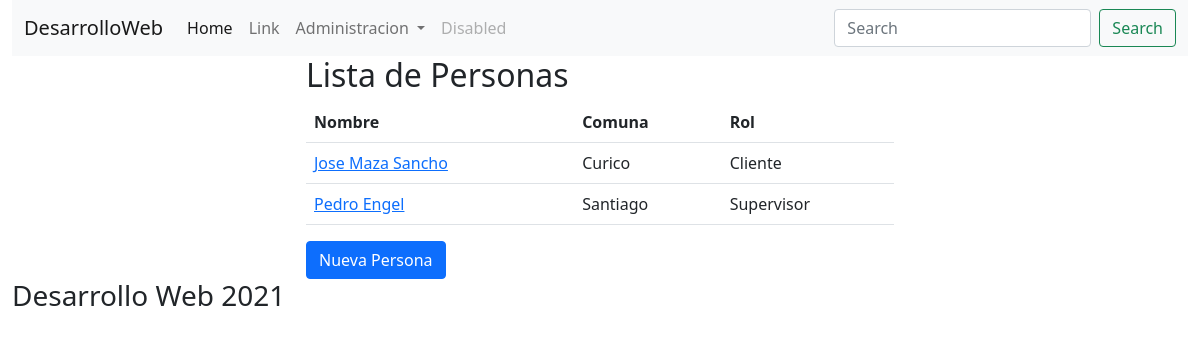
Page /personas/index.php on the committed database.
### tables this page shows
CREATE TABLE `personas` (
  `id` int NOT NULL AUTO_INCREMENT,
  `nombre` varchar(255) NOT NULL,
  `rut` varchar(20) NOT NULL,
  `email` varchar(255) NOT NULL,
  `direccion` varchar(255) NOT NULL,
  `fecha_nac` date NOT NULL,
  `telefono` int NOT NULL,
  `rol_id` int NOT NULL,
  `comuna_id` int NOT NULL,
  `created_at` datetime DEFAULT NULL,
  `updated_at` datetime DEFAULT NULL,
  PRIMARY KEY (`id`),
  KEY `rol_id` (`rol_id`),
  KEY `comuna_id` (`comuna_id`),
  CONSTRAINT `personas_ibfk_1` FOREIGN KEY (`rol_id`) REFERENCES `roles` (`id`),
  CONSTRAINT `personas_ibfk_2` FOREIGN KEY (`comuna_id`) REFERENCES `comunas` (`id`)
);

CREATE TABLE `comunas` (
  `id` int NOT NULL AUTO_INCREMENT,
  `nombre` varchar(255) NOT NULL,
  `region_id` int NOT NULL,
  `created_at` datetime DEFAULT NULL,
  `updated_at` datetime DEFAULT NULL,
  PRIMARY KEY (`id`),
  KEY `region` (`region_id`),
  CONSTRAINT `comunas_ibfk_1` FOREIGN KEY (`region_id`) REFERENCES `regiones` (`id`)
);

CREATE TABLE `roles` (
  `id` int NOT NULL AUTO_INCREMENT,
  `nombre` varchar(255) NOT NULL,
  `created_at` datetime DEFAULT NULL,
  `updated_at` datetime DEFAULT NULL,
  PRIMARY KEY (`id`)
);

### personas/index.php (the view, shortened to what this page needs)
<?php
    require('../class/conexion.php');
    $res = $mbd->query("SELECT p.id, p.nombre, r.nombre as rol, c.nombre as comuna FROM personas p INNER JOIN roles r ON p.rol_id = r.id INNER JOIN comunas c ON p.comuna_id = c.id ORDER BY p.nombre");
    $personas = $res->fetchall();
?>
<!DOCTYPE html>
<html lang="en">
<head>
    <link href="https://cdn.jsdelivr.net/npm/bootstrap@5.0.0-beta3/dist/css/bootstrap.min.css" rel="stylesheet">
</head>
<body>
    <div class="container-fluid">
        <header>
            <?php include('../partials/menu.php'); ?>
        </header>
        <section>
            <div class="col-md-6 offset-md-3">
                <h2>Lista de Personas</h2>
                <?php if(count($personas)): ?>
                    <table class="table table-hover">
                        <tr>
                            <th>Nombre</th>
                            <th>Comuna</th>
                            <th>Rol</th>
                        </tr>
                        <?php foreach($personas as $persona): ?>
                            <tr>
                                <td>
                                    <a href="show.php?id=<?php echo $persona['id']; ?>">
                                        <?php echo $persona['nombre']; ?>
                                    </a>
                                </td>
                                <td><?php echo $persona['comuna']; ?></td>
                                <td><?php echo $persona['rol']; ?></td>
                            </tr>
                        <?php endforeach; ?>
                    </table>
                <?php else: ?>
                    <p class="text-info">
                        No hay personas registradas
                    </p>
                <?php endif; ?>
                <a href="add.php" class="btn btn-primary"> Nueva Persona </a>
            </div>
        </section>
        <footer>
            <h3>Desarrollo Web 2021</h3>
        </footer>
    </div>
</body>
</html>

### rows in the picture
personas: nombre "Jose Maza Sancho", comuna.nombre "Curico", rol.nombre "Cliente"
personas: nombre "Pedro Engel", comuna.nombre "Santiago", rol.nombre "Supervisor"
